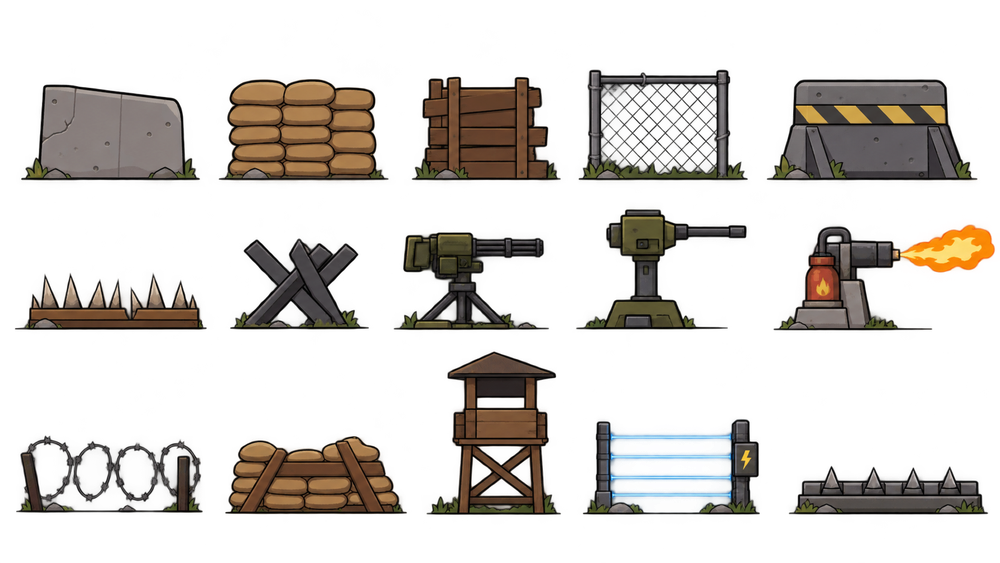
#> input picture assets/src/defense.png, 1000 x 563 px, shrunk from 1672 x 941 before the run
$ python cut_defense.py
#> lines starting #> are read from the running program, lines starting #| are printed output that depends on the picture; after the words box and inside, x2 and y2 are one past the last pixel; in counts of white or black regions, pixels touching at a corner belong together
"""Cut the defense sprite sheet (assets/src/defense.png, 5 x 3 grid on transparency) into
assets/defense/<name>.png, trimmed to their pixels. Turrets and the flamethrower are also split
into a base and a moving part (head / flame) so the game can aim and animate them.
Run from the project root:  python tools/cut_defense.py
"""
import os, json
import numpy as np
from PIL import Image
from scipy import ndimage

ROOT = os.path.join(os.path.dirname(__file__), '..')
SRC = os.path.join(ROOT, 'assets', 'src', 'defense.png'); OUT = os.path.join(ROOT, 'assets', 'defense')
NAMES = [['slab', 'sandbags', 'woodwall', 'chainfence', 'jersey'],
         ['spikestrip', 'hedgehog', 'minigun', 'sentry', 'flamer'],
         ['barbwire', 'sandbagnest', 'watchtower', 'electric', 'steelspikes']]
# splits in trimmed-sprite pixels: name -> (part, box (x0, y0, x1, y1) as fractions of the sprite)
SPLITS = {'sentry': [('sentry_head', (0, 0, 1, .46)), ('sentry_base', (0, .46, 1, 1))],
          'minigun': [('minigun_head', (0, 0, 1, .52)), ('minigun_base', (0, .52, 1, 1))],
          'flamer': [('flamer_body', (0, 0, .55, 1)), ('flamer_fire', (.55, 0, 1, 1))]}

def trim(a):
    ys, xs = np.nonzero(a[..., 3] > 20)
    return a[ys.min():ys.max() + 1, xs.min():xs.max() + 1]

def main():
    a = np.asarray(Image.open(SRC).convert('RGBA')).copy(); a[a[..., 3] < 20] = 0
#> in main, a is the input picture: shape (563, 1000, 4); mean R, G, B, A 26.5, 22.5, 18.8, 61.8
#> after `a[a[..., 3] < 20] = 0`: a: shape (563, 1000, 4); 11.15% of pixels changed, all inside (x1, y1, x2, y2) = (0, 4, 1000, 563)
    H, W = a.shape[:2]; cw, ch = W / 5, H / 3
#> after `H, W = a.shape[:2]`: H = 563; W = 1000
#> after `cw, ch = (W / 5, H / 3)`: cw = 200; ch = 187.7
    os.makedirs(OUT, exist_ok=True)
    # every sprite is one blob once nearby pixels (grass tufts, the flame) are merged; a blob
    # belongs to the grid cell its centre falls in, and the biggest blob of a cell wins
    lab, n = ndimage.label(ndimage.binary_dilation(a[..., 3] > 0, iterations=6))
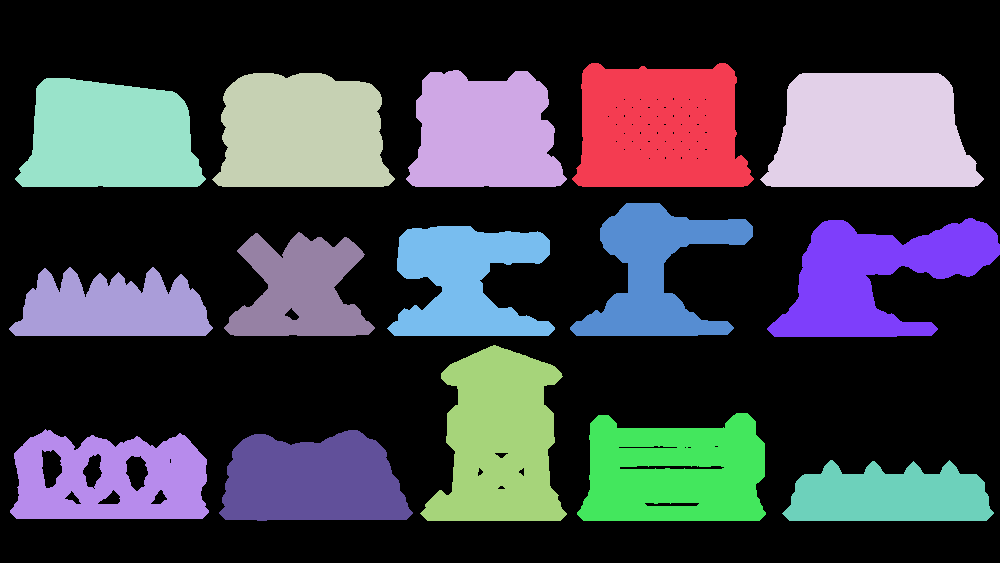
#> lab: shape (563, 1000) int32; 16 distinct labels, from 0 to 15; one colour per label, 0 black
#> n = 15
    best = {}
    for i, sl in enumerate(ndimage.find_objects(lab), 1):
        size = (sl[0].stop - sl[0].start) * (sl[1].stop - sl[1].start)
        r, c = int(((sl[0].start + sl[0].stop) / 2) // ch), int(((sl[1].start + sl[1].stop) / 2) // cw)
        if size > best.get((r, c), (0,))[0]: best[(r, c)] = (size, i, sl)
#> this loop made 15 passes
#> (size, r, c) on passes 1 to 12: (22568, 0, 3), (18837, 0, 2), (20862, 0, 1), (25536, 0, 4), (20819, 0, 0), (24339, 1, 3), (27727, 1, 4), (18480, 1, 2), (15704, 1, 1), (14076, 1, 0), (25872, 2, 2), (20412, 2, 3)
#> after the loop, best = 15 items
    sizes = {}
    for r, row in enumerate(NAMES):
        for c, name in enumerate(row):
            _, i, sl = best[(r, c)]
            cell = a[sl].copy(); cell[lab[sl] != i] = 0
            spr = trim(cell); Image.fromarray(spr).save(os.path.join(OUT, name + '.png'), optimize=True)
            h, w = spr.shape[:2]; print(name, w, h); sizes[name] = [w, h]
            for part, (x0, y0, x1, y1) in SPLITS.get(name, []):
                p = spr[int(y0 * h):int(y1 * h), int(x0 * w):int(x1 * w)]
                Image.fromarray(p).save(os.path.join(OUT, part + '.png'), optimize=True); print(' ', part, p.shape[1], p.shape[0]); sizes[part] = [p.shape[1], p.shape[0]]
#> this loop made 3 passes
#> pass 1, in main, `spr = trim(cell); Image.fromarray(spr).save(os.path.join(OUT, name + '..`:
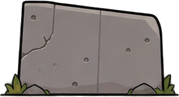
#> saved as slab.png: PIL image 179x97 RGBA; mean R, G, B, A 93.3, 86.6, 83.6, 191.1; transparent parts drawn white
#> pass 1, in main, `spr = trim(cell); Image.fromarray(spr).save(os.path.join(OUT, name + '..`:
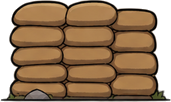
#> saved as sandbags.png: PIL image 171x102 RGBA; mean R, G, B, A 105.8, 77.4, 48.6, 203.4; transparent parts drawn white
#> pass 1, in main, `spr = trim(cell); Image.fromarray(spr).save(os.path.join(OUT, name + '..`:
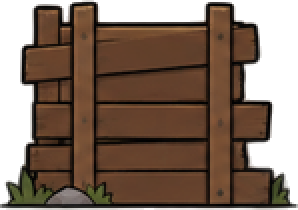
#> saved as woodwall.png: PIL image 149x105 RGBA (shown 2 times larger); mean R, G, B, A 62.2, 41.7, 27.6, 184; transparent parts drawn white
#> pass 1, in main, `spr = trim(cell); Image.fromarray(spr).save(os.path.join(OUT, name + '..`:
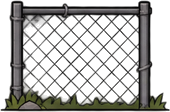
#> saved as chainfence.png: PIL image 170x112 RGBA; mean R, G, B, A 20.4, 20.3, 17.5, 87.5; transparent parts drawn white
#> after the loop:
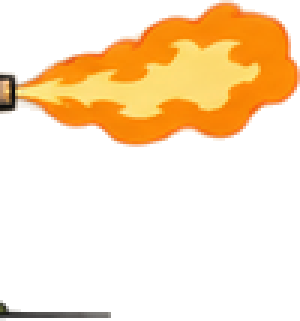
#> p: shape (107, 100, 4) (shown 3 times larger); mean R, G, B, A 69.4, 44, 11.3, 67.8; transparent parts drawn white
#> after the loop:
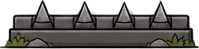
#> spr: shape (49, 199, 4); mean R, G, B, A 49.8, 47.2, 44.6, 167.6; transparent parts drawn white
#> after the loop, sizes = 21 items
    with open(os.path.join(ROOT, 'js', 'data', 'defense_sprites.js'), 'w') as fh:
        fh.write('/* Generated by tools/cut_defense.py: pixel sizes of assets/defense/*.png */\nvar DE = globalThis.DE = globalThis.DE || {};\nDE.Data = DE.Data || {};\n')
        fh.write('DE.Data.DEF_SPRITES = ' + json.dumps(dict(sorted(sizes.items())), separators=(',', ':')) + ';\n')

if __name__ == '__main__':
    main()
